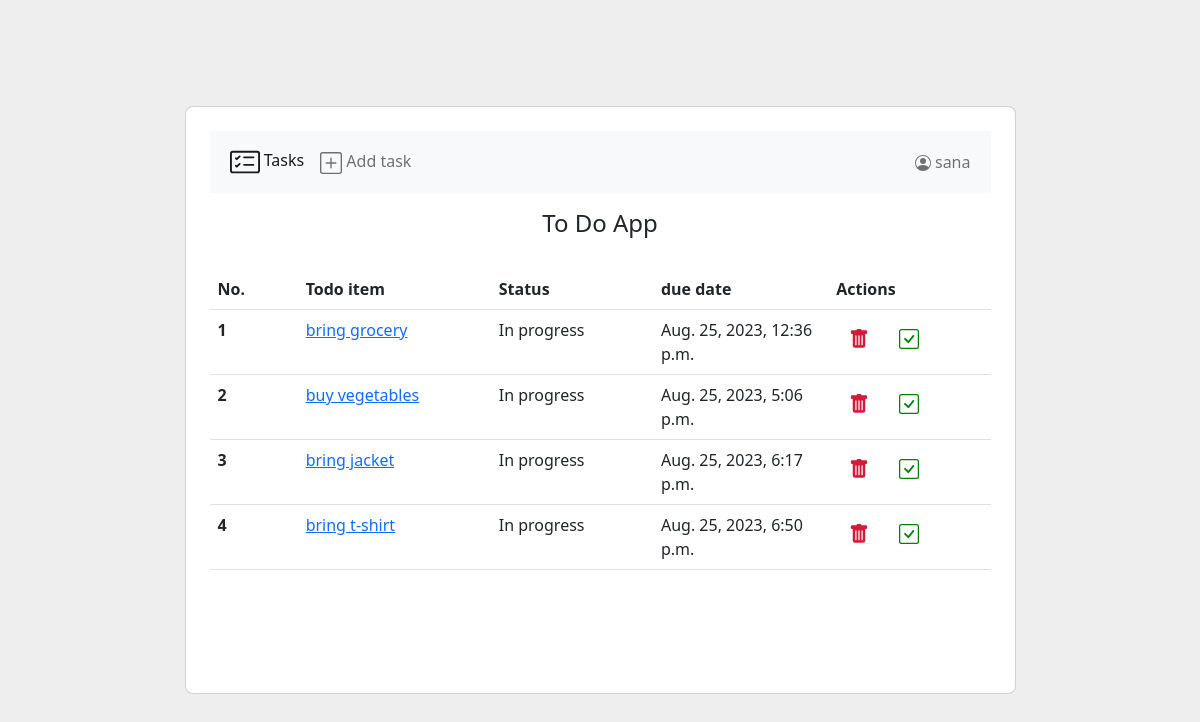
/ (signed in), run on the app's committed database.
### users/models.py (models this page shows, shortened)
class Account(AbstractBaseUser, PermissionsMixin):
    username = models.CharField(max_length=60, unique=True)
    phone_number = models.CharField(
        max_length=11, verbose_name="Phone number", unique=True)
    first_name = models.CharField(max_length=100, verbose_name="First Name")
    last_name = models.CharField(max_length=100, null=True, blank=True)
    date_joined = models.DateTimeField(
        verbose_name="Date joined", auto_now_add=True)
    last_login = models.DateTimeField(verbose_name="Last login", auto_now=True)
    is_admin = models.BooleanField(default=False)
    is_active = models.BooleanField(default=True)
    is_staff = models.BooleanField(default=False)
    is_superuser = models.BooleanField(default=False)
    USERNAME_FIELD = 'username'
    REQUIRED_FIELDS = ['first_name', 'last_name', 'phone_number']
    objects = AccountManager()

### reminder/models.py (models this page shows, shortened)
class Task(models.Model):
    title = models.CharField(max_length=100, unique=True)
    description = models.TextField(null=True, blank=True)
    due_date = models.DateTimeField(null=True, blank=True)
    is_finished = models.BooleanField(default=False)
    is_notified = models.BooleanField(default=False)
    is_assigned = models.BooleanField(default=False)
    assigned_by = models.ForeignKey(
        settings.AUTH_USER_MODEL, on_delete=models.SET_NULL, null=True, related_name='item_assigned')
    owner = models.ForeignKey(
        settings.AUTH_USER_MODEL, on_delete=models.CASCADE, related_name='item_created')
    class Meta:
        ordering = ('due_date',)
    def has_alarm(self):
        return self.due_date is not None
    def has_expired(self):
        if self.has_alarm():
            return timezone.now() > self.due_date
        else:
            return False
    def status(self):
        if self.is_finished:
            return 'is_finished'
        elif self.has_expired():
            return 'Expired'
        else:
            return 'In progress'

### reminder/views.py (the view)
# urls.py: path('', views.ReminderList.as_view(), name='tasks'),
class ReminderList(LoginRequiredMixin, ListView):
    model = Task
    context_object_name = 'all_tasks'
    template_name = 'reminder/task_list.html'
    def get_queryset(self):
        return Task.objects.filter(owner=self.request.user).order_by(F('due_date').asc(nulls_last=True))

### reminder/templates/reminder/task_list.html (shortened to what this page needs)
{% extends 'reminder/base.html' %}
{% block tasks_active%} active {% endblock tasks_active %}
{% block body %}
<h4 class="text-center my-3 pb-3">To Do App</h4>
<div class="inside">
  <table class="table mb-4">
    <thead>
      <tr>
        <th scope="col">No.</th>
        <th scope="col">Todo item</th>
        <th scope="col">Status</th>
        <th scope="col">due date</th>
        <th scope="col">Actions</th>
      </tr>
    </thead>
    {% if all_tasks%}
      {% for task in all_tasks %}
    <tbody>
      <tr>
        <th scope="row">{{ forloop.counter }}</th>
        <td>
          {% if task.is_finished %}
          <del>
            <a href="{% url 'reminder:task_update' task.id %}">
              {{task.title}}</a
            >
          </del>
          {% elif task.is_assigned%}
          <a href="{% url 'reminder:task_update' task.id %}">
            {{task.title}}
            <p>assigned by {{task.assigned_by.first_name}}</p></a
          >
          {% else %}
          <a href="{% url 'reminder:task_update' task.id %}"> {{task.title}}</a>
          {% endif %}
        </td>
        {% if task.status == "Expired" %}
        <td class="passed">{{task.status}}</td>
        {% else %}
        <td>{{task.status}}</td>
        {% endif %}
        {% if task.has_alarm %}
        <td>{{task.due_date}}</td>
        {% else %}
        <td>No due date</td>
        {% endif %}
        <td>
          <form
            action="{% url 'reminder:task_delete' task.id%}"
            method="post"
            style="display: inline"
          >
            <button
              type="submit"
              class="btn"
              onclick="return confirm('are you sure?')"
            >
            </button>
          </form>
          {% if task.has_alarm %}
          <a
            href="{% url 'reminder:finish_task' task.id %}"
            class="btn"
            onclick="return confirm('you have set an alarm for this task.\nBy setting this task as a is_finished one you will not be is_notified for it.')"
          >
          </a>
          {% endif %}
        </td>
      </tr>
    </tbody>
    {% endfor %} {% endif %}
  </table>
</div>
{% endblock body %}

### reminder/templates/reminder/base.html (shortened to what this page needs)
<!doctype html>
<html lang="en">
  <head>
    <link href="https://cdn.jsdelivr.net/npm/bootstrap@5.2.2/dist/css/bootstrap.min.css" rel="stylesheet">
  </head>
  <body>
    <section class="vh-100" style="background-color: #eee;">
        <div class="container py-5 h-100">
          <div class="row d-flex justify-content-center align-items-center h-100">
            <div class="col col-lg-9 col-xl-9">
              <div class="card rounded-3">
                <div class="card-body p-4">
                  <nav class="navbar navbar-expand-lg navbar-light bg-light">
                    <div class="container-fluid">
                      <ul class="navbar-nav me-auto mb-2 mb-lg-0">
                        <li class="nav-item ">
                          <a class="nav-link {% block tasks_active %}{% endblock tasks_active %}" href="{% url 'reminder:tasks' %}">
                            Tasks
                          </a>
                        </li>
                      </ul>
                      <div class="collapse navbar-collapse" id="navbarSupportedContent">
                        <ul class="navbar-nav me-auto mb-2 mb-lg-0">
                          <li class="nav-item">
                            <a class="nav-link {% block add_task_active %}{% endblock add_task_active %}" href="{% url 'reminder:task_add' %}">
                              Add task
                            </a>
                          </li>
                        </ul>
                        <ul class="navbar-nav">
                          <li class="nav-item dropdown">
                            <a class="nav-link" href="#" id="navbarDropdown" role="button" data-bs-toggle="dropdown" aria-expanded="false">
                              {{user.first_name}}
                            </a>
                          </li>
                        </ul>
                      </div>
                    </div>
                  </nav>
                    {% block body %}
                    {% endblock body %}
                </div>
              </div>
            </div>
          </div>
        </div>
      </section>
  </body>
</html>

### data on the page
Account: first_name "sana"
Task: title "bring grocery", status "In progress", due_date "Aug. 25, 2023, 12:36 p.m."
Task: title "buy vegetables", status "In progress", due_date "Aug. 25, 2023, 5:06 p.m."
Task: title "bring jacket", status "In progress", due_date "Aug. 25, 2023, 6:17 p.m."
Task: title "bring t-shirt", status "In progress", due_date "Aug. 25, 2023, 6:50 p.m."
